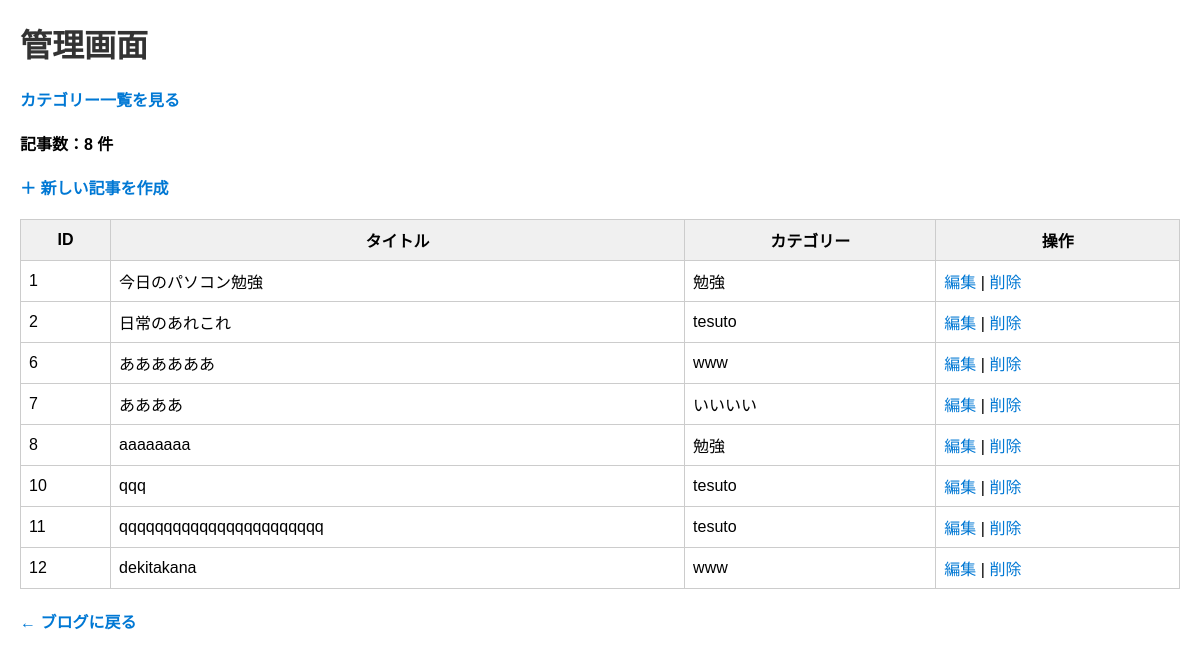
The page /admin on the database its author committed.
### tables this page shows
CREATE TABLE posts (
    id INTEGER PRIMARY KEY AUTOINCREMENT,
    title TEXT NOT NULL,
    content TEXT NOT NULL
, category TEXT);

### app.py (the view)
@app.route("/admin")
def admin():
    conn = get_db_connection()
    posts = conn.execute("SELECT id, title, category FROM posts").fetchall()
    count = conn.execute("SELECT COUNT(*) FROM posts").fetchone()[0]
    conn.close()
    return render_template("admin.html", posts=posts, count=count)

### app.py (called while the page is built)
def get_db_connection():
    conn = sqlite3.connect("blog.db")
    conn.row_factory = sqlite3.Row
    return conn

### templates/admin.html (shortened to what this page needs)
<link rel="stylesheet" href="/static/style.css">
<h1>管理画面</h1>
<p><a href="/categories">カテゴリー一覧を見る</a></p>
<p>記事数：{{ count }} 件</p>
<p><a href="/admin/new">＋ 新しい記事を作成</a></p>
<table>
    <tr>
        <th>ID</th>
        <th>タイトル</th>
        <th>カテゴリー</th>
        <th>操作</th>
    </tr>
    {% for post in posts %}
    <tr>
        <td>{{ post.id }}</td>
        <td>{{ post.title }}</td>
        <td>{{ post.category }}</td>
        <td>
            <a href="/admin/edit/{{ post.id }}">編集</a> |
            <a href="/admin/delete/{{ post.id }}" onclick="return confirm('本当に削除しますか？');">削除</a>
        </td>
    </tr>
    {% endfor %}
</table>
<p><a href="/">← ブログに戻る</a></p>

### static/style.css (style rules this page uses)
h1 { color: #333; }
table { border-collapse: collapse; width: 100%; margin-top: 20px; }
th, td { border: 1px solid #ccc; padding: 8px; }
th { background: #f0f0f0; }
a { text-decoration: none; color: #0078d4; }
p { margin-top: 20px; margin-bottom: 5px; font-weight: bold; }

### rows shown on the page
posts: id "1", title "今日のパソコン勉強", category "勉強"
posts: id "2", title "日常のあれこれ", category "tesuto"
posts: id "6", title "ああああああ", category "www"
posts: id "7", title "ああああ", category "いいいい"
posts: id "8", title "aaaaaaaa", category "勉強"
posts: id "10", title "qqq", category "tesuto"
posts: id "11", title "qqqqqqqqqqqqqqqqqqqqqqq", category "tesuto"
posts: id "12", title "dekitakana", category "www"

### other values the page prints
{{ count }} "8"
